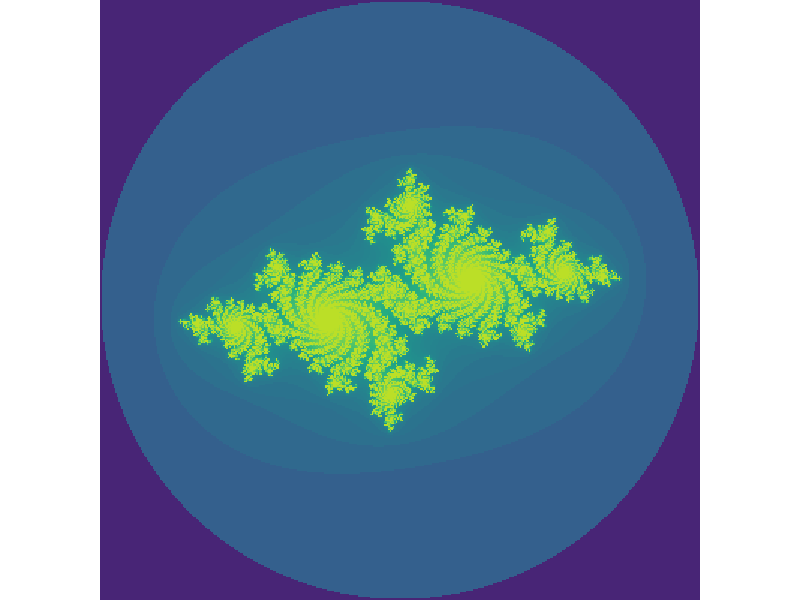
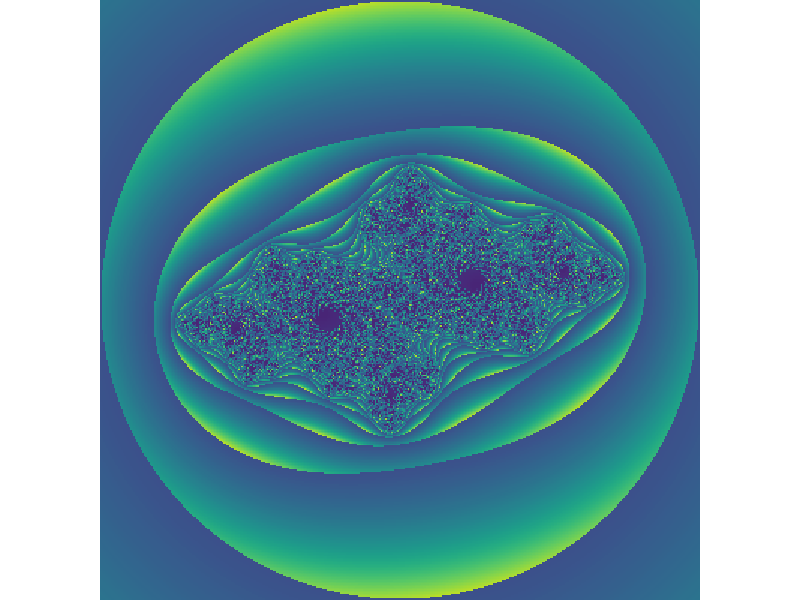
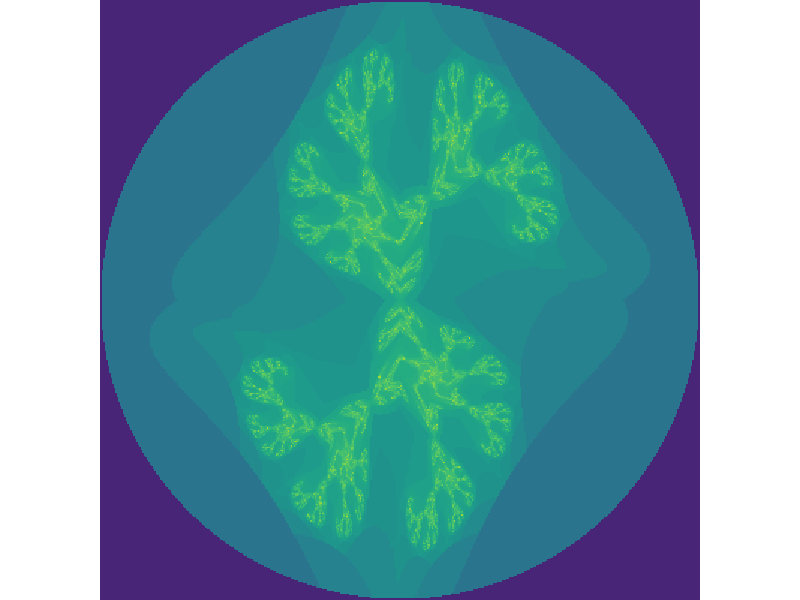

The R script that drew these images, in order:
## ---- chunk 1
knitr::opts_chunk$set(
  collapse = TRUE,
  comment = "#>"
)
## ---- chunk 2
cx <- -0.7
cy <- 0.27015
size <- 400
max_iter <- 255
gamma <- 1

N <- size

# Define the (x, y) grid of coordiantes
x <- matrix(seq(-2, 2, length.out = N), N, N, byrow = TRUE)
y <- matrix(seq(-2, 2, length.out = N), N, N, byrow = FALSE)

# Where is the iteration still valid (i.e. hasn't diverged to infinity)
valid <- rep(T, N * N)
idx   <- which(valid)

# A matrix to hold the iteration count
iter  <- matrix(0L, N, N)

for (i in seq(max_iter)) {
  # Just calculate on the (x,y) which are still valid
  xt <- x[idx]
  yt <- y[idx]
  
  # where is the (squared) magnitude still < 4    
  valid[idx] <- (xt*xt + yt*yt) < 4
  
  # terminate early if all values have escaped
  idx <- which(valid)
  if (length(idx) == 0) break;
  
  # Bump the iteraton count
  iter[idx] <- iter[idx] + 1L
  
  # Update which x,y we'll be calculating on (using latest idx)
  xt <- x[idx]
  yt <- y[idx]
  
  # Iterative calculation
  tmp    <- xt * xt - yt * yt + cx 
  y[idx] <- 2 * xt * yt + cy       
  x[idx] <- tmp
}

#~~~~~~~~~~~~~~~~~~~~~~~~~~~~~~~~~~~~~~~~~~~~~~~~~~~~~~~~~~~~~~~~~~~~~~~~~~~~
# Plot of number of iterations
#~~~~~~~~~~~~~~~~~~~~~~~~~~~~~~~~~~~~~~~~~~~~~~~~~~~~~~~~~~~~~~~~~~~~~~~~~~~~
oldpar <- graphics::par(mai = c(0, 0, 0, 0))
cols <- viridisLite::viridis(256, begin = 0.1, end = 0.9)
z <- round( (iter / max(iter)) ^ 0.25 * 255) + 1
z[] <- cols[z]
plot(as.raster(z), interpolate = FALSE)
par(oldpar)
## ---- chunk 3
#~~~~~~~~~~~~~~~~~~~~~~~~~~~~~~~~~~~~~~~~~~~~~~~~~~~~~~~~~~~~~~~~~~~~~~~~~~~~~
# Plot of final magnitude at each location
#~~~~~~~~~~~~~~~~~~~~~~~~~~~~~~~~~~~~~~~~~~~~~~~~~~~~~~~~~~~~~~~~~~~~~~~~~~~~~
oldpar <- graphics::par(mai = c(0, 0, 0, 0))
z <- sqrt(x * x + y * y)
z <- round((z / max(z)) ^ 2 * 255) + 1
z[] <- cols[z]
plot(as.raster(z), interpolate = FALSE)
par(oldpar)
## ---- chunk 4
cx <- -0.7
cy <- 0.27015
size <- 400
max_iter <- 255
gamma <- 1

N <- size

# Define the (x, y) grid of coordiantes
x <- matrix(seq(-2, 2, length.out = N), N, N, byrow = TRUE)
y <- matrix(seq(-2, 2, length.out = N), N, N, byrow = FALSE)

# Where is the iteration still valid (i.e. hasn't diverged to infinity)
valid <- rep(T, N * N)
idx   <- which(valid)

# A matrix to hold the iteration count
iter  <- matrix(0L, N, N)

for (i in seq(max_iter)) {
  # Just calculate on the (x,y) which are still valid
  xt <- x[idx]
  yt <- y[idx]
  
  # where is the (squared) magnitude still < 4    
  valid[idx] <- (xt*xt + yt*yt) < 4
  
  # terminate early if all values have escaped
  idx <- which(valid)
  if (length(idx) == 0) break;
  
  # Bump the iteraton count
  iter[idx] <- iter[idx] + 1L
  
  # Update which x,y we'll be calculating on (using latest idx)
  xt <- x[idx]
  yt <- y[idx]
  
  # Iterative calculation
  tmp    <- abs(xt) - abs(yt) + cx^2 # <<------------ Changed this !!
  y[idx] <- 2 * xt * yt + cy       
  x[idx] <- tmp
}

#~~~~~~~~~~~~~~~~~~~~~~~~~~~~~~~~~~~~~~~~~~~~~~~~~~~~~~~~~~~~~~~~~~~~~~~~~~~~
# Plot of number of iterations
#~~~~~~~~~~~~~~~~~~~~~~~~~~~~~~~~~~~~~~~~~~~~~~~~~~~~~~~~~~~~~~~~~~~~~~~~~~~~
oldpar <- graphics::par(mai = c(0, 0, 0, 0))
cols <- viridisLite::viridis(256, begin = 0.1, end = 0.9)
z <- round( (iter / max(iter)) ^ 0.25 * 255) + 1
z[] <- cols[z]
plot(as.raster(z), interpolate = FALSE)
par(oldpar)
